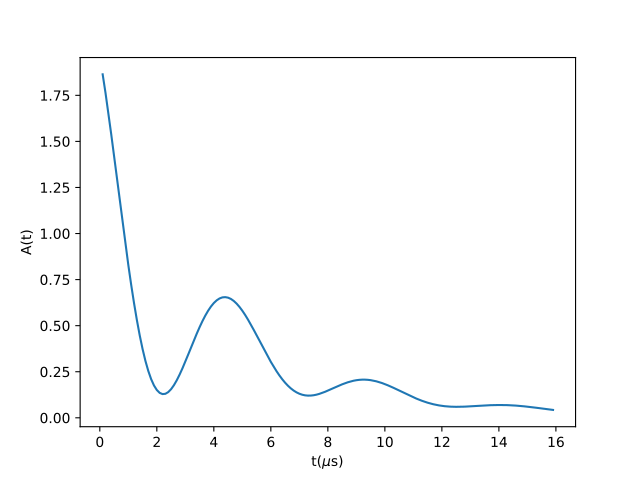

Here is the Python script that generated this plot:
from mantid.simpleapi import FunctionWrapper
import matplotlib.pyplot as plt
import numpy as np
x = np.arange(0.1,16,0.1)
y = FunctionWrapper("MuMinusExpTF")
fig, ax=plt.subplots()
ax.plot(x, y(x))
ax.set_xlabel('t($\mu$s)')
ax.set_ylabel('A(t)')
